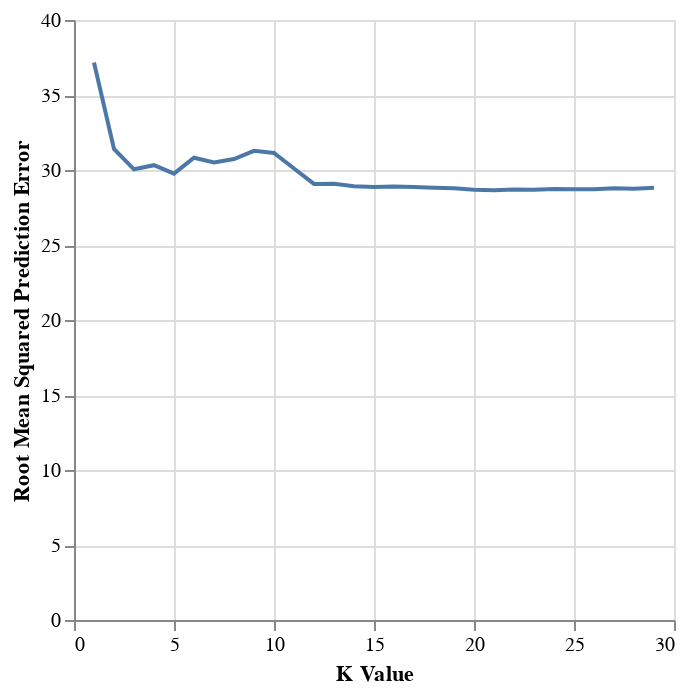

Notebook cell for this chart:
### Code cell
#Best K graph
Optimal_K_Chart=alt.Chart(player_results).mark_line().encode(
    x=alt.X('param_kneighborsregressor__n_neighbors', title='K Value'),
    y=alt.Y('RMSPE', title='Root Mean Squared Prediction Error'))
Optimal_K_Chart

### Figure 1 — Vega-Lite specification as saved in the notebook (floating-point values rounded to 4 significant figures)
{"config": {"view": {"continuousWidth": 300, "continuousHeight": 300}}, "data": {"name": "data-521d96e3b427cb0996753075704dd665"}, "mark": {"type": "line"}, "encoding": {"x": {"field": "param_kneighborsregressor__n_neighbors", "title": "K Value", "type": "quantitative"}, "y": {"field": "RMSPE", "title": "Root Mean Squared Prediction Error", "type": "quantitative"}}, "$schema": "https://vega.github.io/schema/vega-lite/v5.20.1.json", "datasets": {"data-521d96e3b427cb0996753075704dd665": [{"mean_fit_time": 0.00628, "std_fit_time": 0.0004974, "mean_score_time": 0.003734, "std_score_time": 0.0001823, "param_kneighborsregressor__n_neighbors": 1, "params": {"kneighborsregressor__n_neighbors": 1}, "split0_test_score": -46.32, "split1_test_score": -44.87, "split2_test_score": -20.3, "mean_test_score": -37.16, "std_test_score": 11.94, "rank_test_score": 29, "RMSPE": 37.16}, {"mean_fit_time": 0.005815, "std_fit_time": 2.099e-05, "mean_score_time": 0.003568, "std_score_time": 2.252e-05, "param_kneighborsregressor__n_neighbors": 2, "params": {"kneighborsregressor__n_neighbors": 2}, "split0_test_score": -38.01, "split1_test_score": -36.06, "split2_test_score": -20.15, "mean_test_score": -31.41, "std_test_score": 8.0, "rank_test_score": 28, "RMSPE": 31.41}, {"mean_fit_time": 0.006002, "std_fit_time": 0.0003462, "mean_score_time": 0.003553, "std_score_time": 1.858e-05, "param_kneighborsregressor__n_neighbors": 3, "params": {"kneighborsregressor__n_neighbors": 3}, "split0_test_score": -34.86, "split1_test_score": -34.3, "split2_test_score": -20.98, "mean_test_score": -30.05, "std_test_score": 6.414, "rank_test_score": 20, "RMSPE": 30.05}, {"mean_fit_time": 0.005751, "std_fit_time": 1.458e-05, "mean_score_time": 0.003557, "std_score_time": 7.653e-06, "param_kneighborsregressor__n_neighbors": 4, "params": {"kneighborsregressor__n_neighbors": 4}, "split0_test_score": -33.76, "split1_test_score": -33.74, "split2_test_score": -23.46, "mean_test_score": -30.32, "std_test_score": 4.851, "rank_test_score": 22, "RMSPE": 30.32}, {"mean_fit_time": 0.005788, "std_fit_time": 7.793e-05, "mean_score_time": 0.003541, "std_score_time": 2.519e-05, "param_kneighborsregressor__n_neighbors": 5, "params": {"kneighborsregressor__n_neighbors": 5}, "split0_test_score": -33.29, "split1_test_score": -33.43, "split2_test_score": -22.55, "mean_test_score": -29.76, "std_test_score": 5.096, "rank_test_score": 19, "RMSPE": 29.76}, {"mean_fit_time": 0.005715, "std_fit_time": 8.539e-06, "mean_score_time": 0.003527, "std_score_time": 1.178e-05, "param_kneighborsregressor__n_neighbors": 6, "params": {"kneighborsregressor__n_neighbors": 6}, "split0_test_score": -33.17, "split1_test_score": -33.17, "split2_test_score": -26.12, "mean_test_score": -30.82, "std_test_score": 3.324, "rank_test_score": 25, "RMSPE": 30.82}, {"mean_fit_time": 0.005759, "std_fit_time": 8.101e-05, "mean_score_time": 0.003547, "std_score_time": 1.696e-05, "param_kneighborsregressor__n_neighbors": 7, "params": {"kneighborsregressor__n_neighbors": 7}, "split0_test_score": -33.26, "split1_test_score": -33.29, "split2_test_score": -24.97, "mean_test_score": -30.51, "std_test_score": 3.916, "rank_test_score": 23, "RMSPE": 30.51}, {"mean_fit_time": 0.005691, "std_fit_time": 1.501e-05, "mean_score_time": 0.003554, "std_score_time": 1.22e-05, "param_kneighborsregressor__n_neighbors": 8, "params": {"kneighborsregressor__n_neighbors": 8}, "split0_test_score": -33.35, "split1_test_score": -33.37, "split2_test_score": -25.48, "mean_test_score": -30.73, "std_test_score": 3.712, "rank_test_score": 24, "RMSPE": 30.73}, {"mean_fit_time": 0.005763, "std_fit_time": 7.597e-05, "mean_score_time": 0.003564, "std_score_time": 7.55e-06, "param_kneighborsregressor__n_neighbors": 9, "params": {"kneighborsregressor__n_neighbors": 9}, "split0_test_score": -33.11, "split1_test_score": -33.32, "split2_test_score": -27.4, "mean_test_score": -31.28, "std_test_score": 2.742, "rank_test_score": 27, "RMSPE": 31.28}, {"mean_fit_time": 0.005724, "std_fit_time": 1.51e-05, "mean_score_time": 0.003587, "std_score_time": 4.708e-05, "param_kneighborsregressor__n_neighbors": 10, "params": {"kneighborsregressor__n_neighbors": 10}, "split0_test_score": -33.08, "split1_test_score": -33.39, "split2_test_score": -26.94, "mean_test_score": -31.14, "std_test_score": 2.97, "rank_test_score": 26, "RMSPE": 31.14}, {"mean_fit_time": 0.006302, "std_fit_time": 0.0007301, "mean_score_time": 0.003574, "std_score_time": 1.636e-05, "param_kneighborsregressor__n_neighbors": 11, "params": {"kneighborsregressor__n_neighbors": 11}, "split0_test_score": -30.68, "split1_test_score": -33.25, "split2_test_score": -26.37, "mean_test_score": -30.1, "std_test_score": 2.838, "rank_test_score": 21, "RMSPE": 30.1}, {"mean_fit_time": 0.005686, "std_fit_time": 1.047e-05, "mean_score_time": 0.003578, "std_score_time": 1.304e-05, "param_kneighborsregressor__n_neighbors": 12, "params": {"kneighborsregressor__n_neighbors": 12}, "split0_test_score": -30.57, "split1_test_score": -31.04, "split2_test_score": -25.61, "mean_test_score": -29.07, "std_test_score": 2.454, "rank_test_score": 17, "RMSPE": 29.07}, {"mean_fit_time": 0.005762, "std_fit_time": 7.798e-05, "mean_score_time": 0.003576, "std_score_time": 1.179e-05, "param_kneighborsregressor__n_neighbors": 13, "params": {"kneighborsregressor__n_neighbors": 13}, "split0_test_score": -30.67, "split1_test_score": -31.11, "split2_test_score": -25.45, "mean_test_score": -29.08, "std_test_score": 2.571, "rank_test_score": 18, "RMSPE": 29.08}, {"mean_fit_time": 0.005711, "std_fit_time": 5.686e-06, "mean_score_time": 0.003644, "std_score_time": 6.262e-05, "param_kneighborsregressor__n_neighbors": 14, "params": {"kneighborsregressor__n_neighbors": 14}, "split0_test_score": -30.89, "split1_test_score": -31.37, "split2_test_score": -24.52, "mean_test_score": -28.92, "std_test_score": 3.123, "rank_test_score": 16, "RMSPE": 28.92}, {"mean_fit_time": 0.005765, "std_fit_time": 6.986e-05, "mean_score_time": 0.003583, "std_score_time": 3.806e-06, "param_kneighborsregressor__n_neighbors": 15, "params": {"kneighborsregressor__n_neighbors": 15}, "split0_test_score": -31.03, "split1_test_score": -31.01, "split2_test_score": -24.58, "mean_test_score": -28.87, "std_test_score": 3.036, "rank_test_score": 14, "RMSPE": 28.87}, {"mean_fit_time": 0.005704, "std_fit_time": 1.199e-05, "mean_score_time": 0.00359, "std_score_time": 5.459e-06, "param_kneighborsregressor__n_neighbors": 16, "params": {"kneighborsregressor__n_neighbors": 16}, "split0_test_score": -31.1, "split1_test_score": -31.5, "split2_test_score": -24.1, "mean_test_score": -28.9, "std_test_score": 3.4, "rank_test_score": 15, "RMSPE": 28.9}, {"mean_fit_time": 0.005769, "std_fit_time": 6.199e-05, "mean_score_time": 0.003617, "std_score_time": 1.099e-05, "param_kneighborsregressor__n_neighbors": 17, "params": {"kneighborsregressor__n_neighbors": 17}, "split0_test_score": -31.17, "split1_test_score": -31.56, "split2_test_score": -23.87, "mean_test_score": -28.87, "std_test_score": 3.535, "rank_test_score": 13, "RMSPE": 28.87}, {"mean_fit_time": 0.005691, "std_fit_time": 9.014e-06, "mean_score_time": 0.003608, "std_score_time": 1.123e-05, "param_kneighborsregressor__n_neighbors": 18, "params": {"kneighborsregressor__n_neighbors": 18}, "split0_test_score": -31.24, "split1_test_score": -31.61, "split2_test_score": -23.62, "mean_test_score": -28.82, "std_test_score": 3.683, "rank_test_score": 12, "RMSPE": 28.82}, {"mean_fit_time": 0.005747, "std_fit_time": 6.295e-05, "mean_score_time": 0.003606, "std_score_time": 6.834e-06, "param_kneighborsregressor__n_neighbors": 19, "params": {"kneighborsregressor__n_neighbors": 19}, "split0_test_score": -31.58, "split1_test_score": -31.33, "split2_test_score": -23.45, "mean_test_score": -28.79, "std_test_score": 3.776, "rank_test_score": 9, "RMSPE": 28.79}, {"mean_fit_time": 0.005686, "std_fit_time": 1.647e-05, "mean_score_time": 0.003589, "std_score_time": 1.224e-05, "param_kneighborsregressor__n_neighbors": 20, "params": {"kneighborsregressor__n_neighbors": 20}, "split0_test_score": -31.67, "split1_test_score": -31.43, "split2_test_score": -22.96, "mean_test_score": -28.69, "std_test_score": 4.051, "rank_test_score": 3, "RMSPE": 28.69}, {"mean_fit_time": 0.00574, "std_fit_time": 5.901e-05, "mean_score_time": 0.003613, "std_score_time": 1.071e-05, "param_kneighborsregressor__n_neighbors": 21, "params": {"kneighborsregressor__n_neighbors": 21}, "split0_test_score": -31.64, "split1_test_score": -31.56, "split2_test_score": -22.77, "mean_test_score": -28.66, "std_test_score": 4.162, "rank_test_score": 1, "RMSPE": 28.66}, {"mean_fit_time": 0.005693, "std_fit_time": 1.227e-05, "mean_score_time": 0.003597, "std_score_time": 1.103e-05, "param_kneighborsregressor__n_neighbors": 22, "params": {"kneighborsregressor__n_neighbors": 22}, "split0_test_score": -31.64, "split1_test_score": -31.62, "split2_test_score": -22.85, "mean_test_score": -28.7, "std_test_score": 4.14, "rank_test_score": 4, "RMSPE": 28.7}, {"mean_fit_time": 0.005763, "std_fit_time": 0.0001127, "mean_score_time": 0.003625, "std_score_time": 1.885e-05, "param_kneighborsregressor__n_neighbors": 23, "params": {"kneighborsregressor__n_neighbors": 23}, "split0_test_score": -31.66, "split1_test_score": -31.71, "split2_test_score": -22.65, "mean_test_score": -28.68, "std_test_score": 4.259, "rank_test_score": 2, "RMSPE": 28.68}, {"mean_fit_time": 0.005709, "std_fit_time": 9.331e-06, "mean_score_time": 0.003605, "std_score_time": 8.769e-06, "param_kneighborsregressor__n_neighbors": 24, "params": {"kneighborsregressor__n_neighbors": 24}, "split0_test_score": -31.7, "split1_test_score": -31.81, "split2_test_score": -22.66, "mean_test_score": -28.73, "std_test_score": 4.286, "rank_test_score": 7, "RMSPE": 28.73}, {"mean_fit_time": 0.00574, "std_fit_time": 5.964e-05, "mean_score_time": 0.003619, "std_score_time": 1.572e-05, "param_kneighborsregressor__n_neighbors": 25, "params": {"kneighborsregressor__n_neighbors": 25}, "split0_test_score": -31.7, "split1_test_score": -31.83, "split2_test_score": -22.64, "mean_test_score": -28.72, "std_test_score": 4.302, "rank_test_score": 6, "RMSPE": 28.72}, {"mean_fit_time": 0.005688, "std_fit_time": 2.228e-05, "mean_score_time": 0.003609, "std_score_time": 1.321e-05, "param_kneighborsregressor__n_neighbors": 26, "params": {"kneighborsregressor__n_neighbors": 26}, "split0_test_score": -31.76, "split1_test_score": -31.86, "split2_test_score": -22.53, "mean_test_score": -28.72, "std_test_score": 4.376, "rank_test_score": 5, "RMSPE": 28.72}, {"mean_fit_time": 0.00575, "std_fit_time": 7.947e-05, "mean_score_time": 0.003623, "std_score_time": 1.52e-05, "param_kneighborsregressor__n_neighbors": 27, "params": {"kneighborsregressor__n_neighbors": 27}, "split0_test_score": -31.83, "split1_test_score": -31.99, "split2_test_score": -22.55, "mean_test_score": -28.79, "std_test_score": 4.415, "rank_test_score": 10, "RMSPE": 28.79}, {"mean_fit_time": 0.005654, "std_fit_time": 1.318e-05, "mean_score_time": 0.003634, "std_score_time": 6.971e-06, "param_kneighborsregressor__n_neighbors": 28, "params": {"kneighborsregressor__n_neighbors": 28}, "split0_test_score": -31.86, "split1_test_score": -31.89, "split2_test_score": -22.48, "mean_test_score": -28.74, "std_test_score": 4.428, "rank_test_score": 8, "RMSPE": 28.74}, {"mean_fit_time": 0.005717, "std_fit_time": 7.465e-05, "mean_score_time": 0.003646, "std_score_time": 5.393e-05, "param_kneighborsregressor__n_neighbors": 29, "params": {"kneighborsregressor__n_neighbors": 29}, "split0_test_score": -31.83, "split1_test_score": -32.02, "split2_test_score": -22.62, "mean_test_score": -28.82, "std_test_score": 4.388, "rank_test_score": 11, "RMSPE": 28.82}]}}
